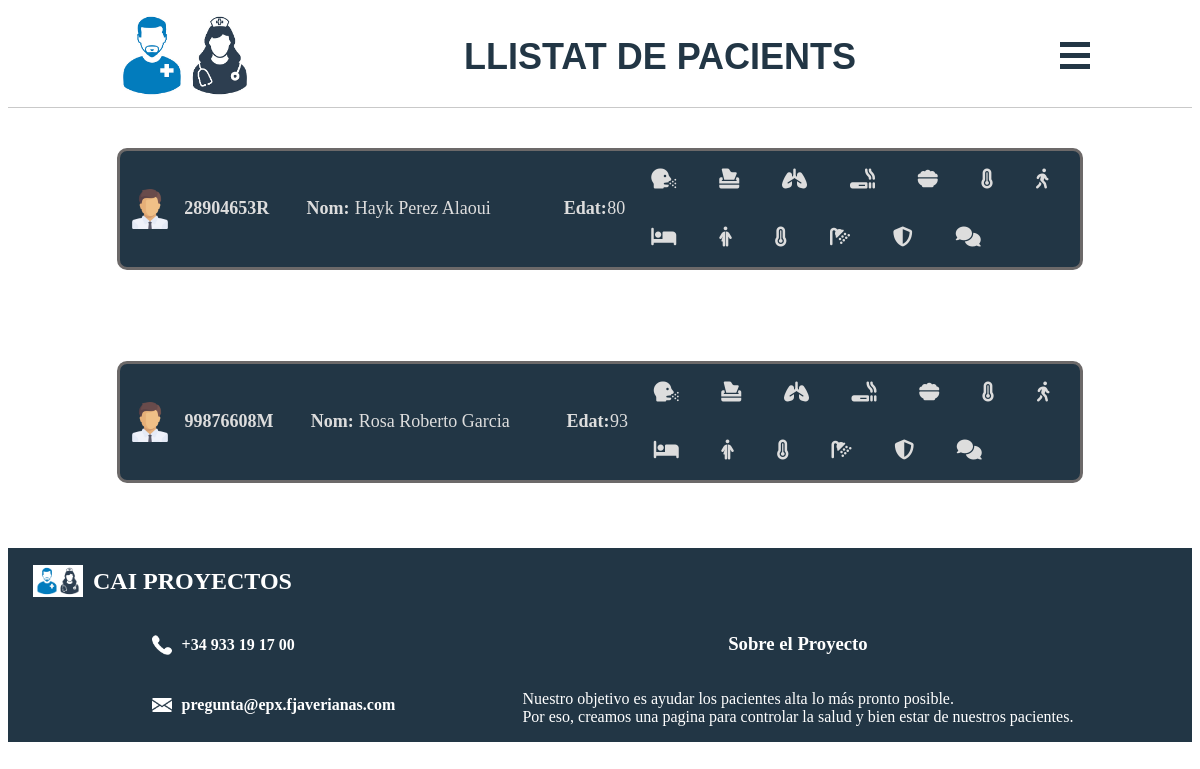
The app's page /lista_paciente, older data.
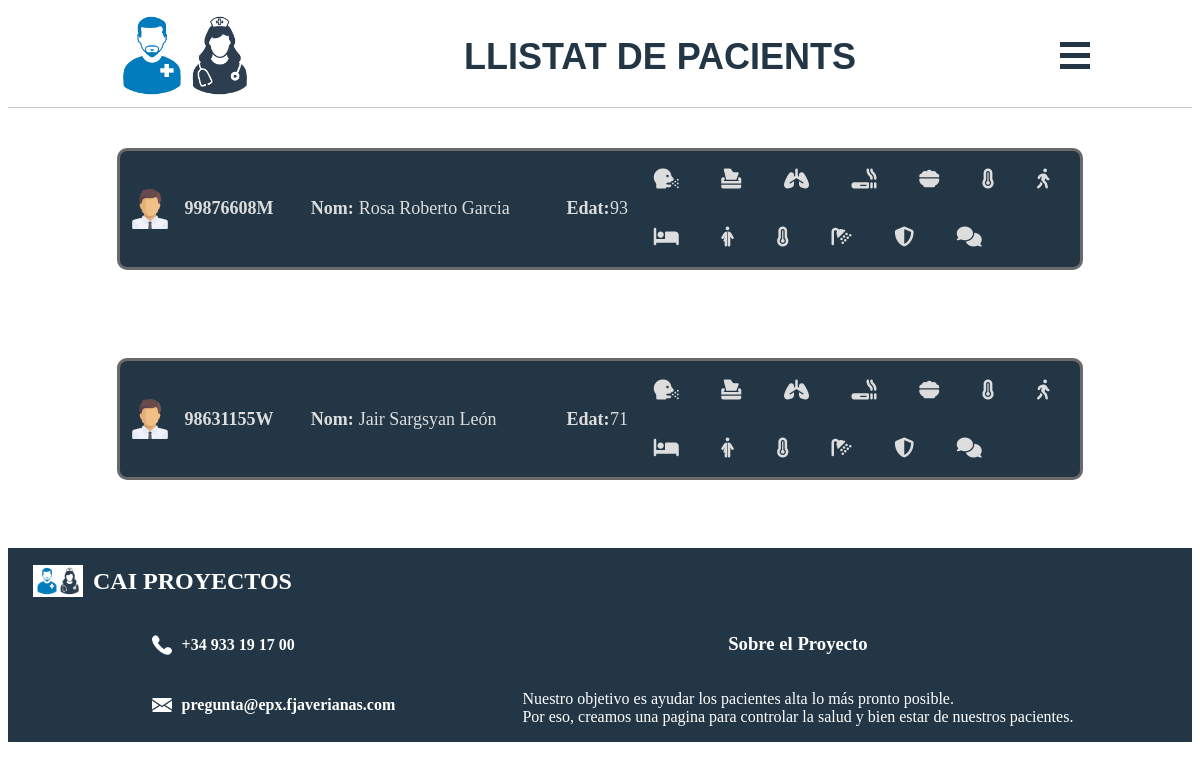
The same page, newer data.
### tables this page shows
CREATE TABLE `info_general` (
  `dni` varchar(10) NOT NULL
,  `nom` varchar(60) NOT NULL
,  `edat` integer NOT NULL
,  `sexe` varchar(60) NOT NULL
,  `LLoc_naixement` varchar(30) NOT NULL
,  `Lloc_residencia` varchar(60) NOT NULL
,  `temps_residencia` integer NOT NULL
,  `familia_origen_pare` varchar(60) NOT NULL
,  `familia_origen_mare` varchar(60) NOT NULL
,  `familia_origen_germans` varchar(60) NOT NULL
,  `familia_procreacio` varchar(60) NOT NULL
,  `rol_ocupa` varchar(60) NOT NULL
,  `membres_integren` varchar(60) NOT NULL
,  `viu_sol` varchar(60) NOT NULL
,  `problema_salut_actual` varchar(60) NOT NULL
,  `pren_medicaments_casa` varchar(60) NOT NULL
,  `quins_medicaments` varchar(60) NOT NULL
,  PRIMARY KEY (`dni`)
);

### app.py (the view)
@app.route("/lista_paciente")
def lista_paciente():
    consulta_sel = "select * from info_general;"
    data = obtenerDatos(consulta_sel)
    nombreTablas = ['Informació general',
                    'Necessitats respiratòries',
                    'Menjar i beure',
                    'Necessitats d\'eliminació',
                    'Necessitats de mobilitat',
                    'Necessitats de son i repòs',
                    'Necessitats de vertimenta',
                    'Necessitats de temperatura',
                    'Necessitats d\'higiene',
                    'Necessitats d\'evitar perills',
                    'Necessitats de comunicació',
                    'Creences i valors',
                    'Realització personal',
                    'Necessitats d\'esbarjo',
                    'Necessitats d\'aprenentatge']
    return render_template("lista_paciente.html", data=data, numTablas=15, nombreTablas=nombreTablas)

### bdPacients.py (called while the page is built)
def conectarBD():
    if DB == 'MYSQL':
        db = mysql.connector.connect(host='localhost',
                                    user='root',
                                    password=CONTRASENA,
                                    database="formulario_cai"
                                    )
    elif DB == 'SQLITE':
        if os.getenv('HOSTING', default=None) == None:
            db = sqlite3.connect("formulario_cai.db")
        else:
            db = sqlite3.connect("/home/telesfor/CAI_DAW/formulario_cai.db")
    return db

def obtenerDatos(consulta):
    db = conectarBD()
    cursor = db.cursor()
    cursor.execute(consulta)
    data = cursor.fetchall()
    print(data)
    return data

### templates/lista_paciente.html (shortened to what this page needs)
<!DOCTYPE html>
<html lang="en">
<head>
  <link rel="stylesheet" type="text/css" href="{{url_for('static',filename='estilos_pagina.css')}}" />
  <link rel="stylesheet" href="{{url_for('static',filename='swiper-bundle.css')}}" />
  <link rel="stylesheet" href="https://cdnjs.cloudflare.com/ajax/libs/font-awesome/6.3.0/css/all.min.css">
</head>
<body>
  <header>
    <div id="logo">
      <img src="{{url_for('static',filename='enfermeros.jpg')}}" alt="Imagen de logo" width="150px">
    </div>
    <div class="titulo">
      <h1>LLISTAT DE PACIENTS</h1>
    </div>
    <span id="caja-menu">
      <div class="container-menu" id="menu" onclick="abrirMenu()">
        <div id="bar1" class="bar1"></div>
        <div id="bar2" class="bar2"></div>
        <div id="bar3" class="bar3"></div>
      </div>
    </span>
  </header>
  <main>
    <div class="column">
      {% for linea in data | reverse %}
      <div class="row">
        <div class="card" id="{{linea[0]}}">
          {% if linea[3] == 'H' %}
          <img src="./../static/man.png" alt="hombre" class="image-man" />
          {% else %}
          <img src="./../static/woman.png" alt="hombre" class="image-man" />
          {% endif %}
          <div class="text-card">
            <div class="text-name">
              <h3>{{linea[0]}}</h3>
            </div>
            <div class="list">
              <div class="dadesPersonals">
                <div class="dadesNom">
                  <h4>Nom:</h4>
                  <div>{{linea[1]}}</div>
                </div>
                <div class="dadesEdat">
                  <h4>Edat:</h4>
                  <div>{{linea[2]}}</div>
                </div>
              </div>
              <div class="alarmes">
                <div class="alarma"><i class="fa-solid fa-head-side-cough fa-lg"></i></div>
                <div class="alarma"><i class="fa-solid fa-box-tissue fa-lg"></i></div>
                <div class="alarma"><i class="fa-solid fa-lungs fa-lg"></i></div>
                <div class="alarma"><i class="fa-sharp fa-solid fa-smoking fa-lg"></i></div>
                <div class="alarma"><i class="fa-solid fa-bowl-food fa-lg"></i></div>
                <div class="alarma"><i class="fa fa-thermometer-full fa-lg" aria-hidden="true"></i></div>
                <div class="alarma"><i class="fa-solid fa-person-walking fa-lg"></i></div>
                <div class="alarma"><i class="fa-sharp fa-solid fa-bed fa-lg"></i></div>
                <div class="alarma"><i class="fa-solid fa-person-half-dress fa-lg"></i></div>
                <div class="alarma"><i class="fa fa-thermometer-full fa-lg" aria-hidden="true"></i></div>
                <div class="alarma"><i class="fa fa-shower fa-lg" aria-hidden="true"></i></div>
                <div class="alarma"><i class="fa-sharp fa-solid fa-shield-halved fa-lg"></i></div>
                <div class="alarma"><i class="fa-solid fa-comments fa-lg"></i></div>
              </div>
            </div>
          </div>
        </div>
      </div>
      {% endfor %}
    </div>
  </main>
  <footer>
    <div class="logo-footer">
      <img src="{{url_for('static',filename='enfermeros.jpg')}}" alt="Imagen de logo" width="50px">
      <h2>CAI PROYECTOS</h2>
    </div>
    <div class="footer-container">
      <div>
        <div class="iconos">
          <img src="{{url_for('static',filename='telefone.png')}}" alt="Telefono" class="icono-telefono">
          <h4>+34 933 19 17 00</h4>
        </div>
        <div class="iconos">
          <img src="{{url_for('static',filename='email.png')}}" alt="Email" class="icono-email">
          <h4>pregunta@epx.fjaverianas.com</h4>
        </div>
      </div>
      <div class="footer-descripcion">
        <h3>Sobre el Proyecto</h3>
        <p>Nuestro objetivo es ayudar los pacientes alta lo más pronto posible. </br> Por eso, creamos una pagina para
          controlar la salud y bien estar de nuestros pacientes.</p>
      </div>
    </div>
  </footer>
</body>
</html>

Row changes from the older to the newer data that the page shows:
removed info_general: dni "28904653R", nom "Hayk Perez Alaoui", edat "80"
now on this page (row unchanged): info_general: dni "98631155W", nom "Jair Sargsyan León", edat "71"
